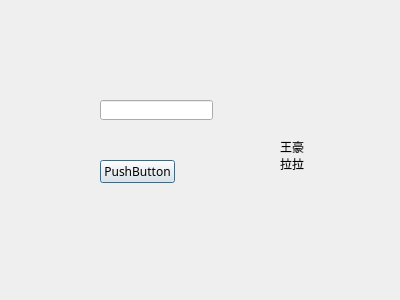
<?xml version="1.0" encoding="UTF-8"?>
<ui version="4.0">
 <class>Dialog</class>
 <widget class="QDialog" name="Dialog">
  <property name="geometry">
   <rect>
    <x>0</x>
    <y>0</y>
    <width>400</width>
    <height>300</height>
   </rect>
  </property>
  <property name="font">
   <font>
    <family>Adobe Arabic</family>
   </font>
  </property>
  <property name="windowTitle">
   <string>Dialog</string>
  </property>
  <widget class="QLineEdit" name="lineEdit">
   <property name="geometry">
    <rect>
     <x>100</x>
     <y>100</y>
     <width>113</width>
     <height>20</height>
    </rect>
   </property>
   <property name="font">
    <font>
     <family>Adobe Arabic</family>
    </font>
   </property>
   <property name="inputMethodHints">
    <set>Qt::ImhEmailCharactersOnly</set>
   </property>
  </widget>
  <widget class="QPushButton" name="pushButton">
   <property name="geometry">
    <rect>
     <x>100</x>
     <y>160</y>
     <width>75</width>
     <height>23</height>
    </rect>
   </property>
   <property name="text">
    <string>PushButton</string>
   </property>
  </widget>
  <widget class="QLabel" name="label">
   <property name="enabled">
    <bool>true</bool>
   </property>
   <property name="geometry">
    <rect>
     <x>280</x>
     <y>140</y>
     <width>81</width>
     <height>31</height>
    </rect>
   </property>
   <property name="acceptDrops">
    <bool>false</bool>
   </property>
   <property name="inputMethodHints">
    <set>Qt::ImhNone</set>
   </property>
   <property name="text">
    <string>王豪
拉拉</string>
   </property>
  </widget>
 </widget>
 <resources/>
 <connections>
  <connection>
   <sender>Dialog</sender>
   <signal>accepted()</signal>
   <receiver>Dialog</receiver>
   <slot>close()</slot>
   <hints>
    <hint type="sourcelabel">
     <x>127</x>
     <y>54</y>
    </hint>
    <hint type="destinationlabel">
     <x>260</x>
     <y>45</y>
    </hint>
   </hints>
  </connection>
 </connections>
</ui>
